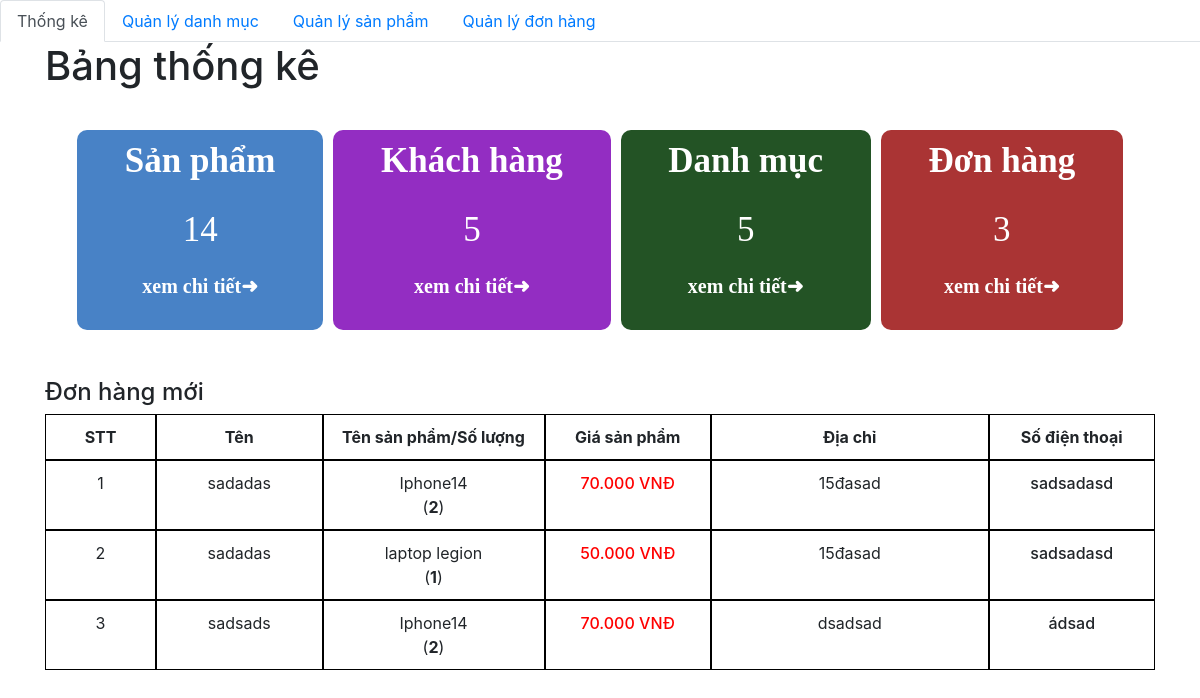
/admin/thongke.php, run on the app's committed database.
### tables this page shows
CREATE TABLE `order_details` (
  `id` int(11) NOT NULL,
  `order_id` int(11) NOT NULL,
  `product_id` int(11) NOT NULL,
  `id_user` int(11) NOT NULL,
  `num` int(11) NOT NULL,
  `price` float NOT NULL,
  `status` varchar(255) NOT NULL
);

CREATE TABLE `orders` (
  `id` int(11) NOT NULL,
  `fullname` varchar(100) NOT NULL,
  `phone_number` varchar(20) NOT NULL,
  `email` varchar(150) NOT NULL,
  `address` varchar(200) NOT NULL,
  `note` varchar(255) DEFAULT NULL,
  `order_date` datetime DEFAULT NULL
);

CREATE TABLE `product` (
  `id` int(11) NOT NULL,
  `title` varchar(200) NOT NULL,
  `price` float NOT NULL,
  `number` float NOT NULL,
  `thumbnail` varchar(500) NOT NULL,
  `content` longtext NOT NULL,
  `id_category` int(11) NOT NULL,
  `created_at` datetime DEFAULT NULL,
  `updated_at` datetime DEFAULT NULL
);

### admin/database/dbhelper.php (called while the page is built, shortened)
<?php
function executeResult($sql)
{
	$con = mysqli_connect(HOST, USERNAME, PASSWORD, DATABASE);
	$result = mysqli_query($con, $sql);
	$data   = [];
	while ($row = mysqli_fetch_array($result, 1)) {
		$data[] = $row;
	}
	return $data;
}

### admin/thongke.php (the view, shortened to what this page needs)
<?php require_once('database/dbhelper.php'); ?>
<!DOCTYPE html>
<html>
<head>
    <link rel="stylesheet" href="https://maxcdn.bootstrapcdn.com/bootstrap/4.4.1/css/bootstrap.min.css">
    <link href="https://cdn.jsdelivr.net/npm/summernote@0.8.18/dist/summernote.min.css" rel="stylesheet">
    <link rel="stylesheet" href="style.css">
</head>
<body>
    <div id="wrapper">
        <header>
            <ul class="nav nav-tabs">
                <li class="nav-item">
                    <a class="nav-link active" href="thongke.php">Thống kê</a>
                </li>
                <li class="nav-item">
                    <a class="nav-link" href="category/quanlydanhmuc.php">Quản lý danh mục</a>
                </li>
                <li class="nav-item">
                    <a class="nav-link" href="product/">Quản lý sản phẩm</a>
                </li>
                <li class="nav-item ">
                    <a class="nav-link " href="quanlygiohang.php">Quản lý đơn hàng</a>
                </li>
            </ul>
        </header>
        <div class="container">
            <main>
                <h1>Bảng thống kê</h1>
                <section class="dashboard">
                    <div class="table">
                        <div class="sp">
                            <p>Sản phẩm</p>
                            <?php
                            $sql = "SELECT * FROM `product`";
                            $conn = mysqli_connect(HOST, USERNAME, PASSWORD, DATABASE);
                            $result = mysqli_query($conn, $sql);
                            echo '<span>' . mysqli_num_rows($result) . '</span>';
                            ?>
                            <p><a href="product/">xem chi tiết➜</a></p>
                        </div>
                        <div class="sp kh">
                            <p>Khách hàng</p>
                            <?php
                            $sql = "SELECT * FROM `user`";
                            $conn = mysqli_connect(HOST, USERNAME, PASSWORD, DATABASE);
                            $result = mysqli_query($conn, $sql);
                            echo '<span>' . mysqli_num_rows($result) . '</span>';
                            ?>
                            <p><a href="quanlygiohang.php">xem chi tiết➜</a></p>
                        </div>
                        <div class="sp dm">
                            <p>Danh mục</p>
                            <?php
                            $sql = "SELECT * FROM `category`";
                            $conn = mysqli_connect(HOST, USERNAME, PASSWORD, DATABASE);
                            $result = mysqli_query($conn, $sql);
                            echo '<span>' . mysqli_num_rows($result) . '</span>';
                            ?>
                            <p><a href="category/quanlydanhmuc.php">xem chi tiết➜</a></p>
                        </div>
                        <div class="sp dh">
                            <p>Đơn hàng</p>
                            <?php
                            $sql = "SELECT * FROM `order_details`";
                            $conn = mysqli_connect(HOST, USERNAME, PASSWORD, DATABASE);
                            $result = mysqli_query($conn, $sql);
                            echo '<span>' . mysqli_num_rows($result) . '</span>';
                            ?>
                            <p><a href="">xem chi tiết➜</a></p>
                        </div>
                    </div>
                </section>
                <section class="new-order">
                    <h4>Đơn hàng mới</h4>
                    <table>
                        <tr class="bold">
                            <td>STT</td>
                            <td>Tên</td>
                            <td>Tên sản phẩm/Số lượng</td>
                            <td>Giá sản phẩm</td>
                            <td>Địa chỉ</td>
                            <td>Số điện thoại</td>
                        </tr>
                        <?php
                            try {
                                if (isset($_GET['page'])) {
                                    $page = $_GET['page'];
                                } else {
                                    $page = 1;
                                }
                                $limit = 10;
                                $start = ($page - 1) * $limit;
                                $sql = "SELECT * from orders, order_details, product
                                where order_details.order_id=orders.id and product.id=order_details.product_id ORDER BY order_date DESC limit $start,$limit ";
                                $order_details_List = executeResult($sql);
                                $count = 0;
                                foreach ($order_details_List as $item) {
                                    echo '
                                        <tr style="text-align: center;">
                                            <td>' . (++$count) . '</td>
                                            <td>' . $item['fullname'] . '</td>
                                            <td>' . $item['title'] . '<br>(<strong>' . $item['num'] . '</strong>)</td>
                                            <td class="b-500 red">' . number_format($item['num'] * $item['price'], 0, ',', '.') . '<span> VNĐ</span></td>
                                            <td>' . $item['address'] . '</td>
                                            <td class="b-500">' . $item['phone_number'] . '</td>
                                        </tr>
                                    ';
                                }
                            } catch (Exception $e) {
                                die("Lỗi thực thi sql: " . $e->getMessage());
                            }
                            ?>
                    </table>
                </section>
            </main>
        </div>
    </div>
</body>
</html>

### admin/style.css (style rules this page uses)
.dashboard .table { padding: 2rem; display: grid; grid-column-gap: 10px; grid-template-columns: auto auto auto auto; }
.dashboard .table .sp { color: white; background-color: #4882c6; padding: 5px; border-radius: 10px; text-align: center; }
.dashboard .table .kh { background-color: #932dc2; }
.dashboard .table .dm { background-color: rgb(35, 83, 37); }
.dashboard .table .dh { background-color: rgb(170, 52, 52); }
.dashboard .table .sp>p { font-size: 35px; text-align: center; font-weight: bold; font-family: "Bebas Neue", cursive; }
.dashboard .table .sp span { text-align: center; font-size: 35px; padding: 2rem 0; font-family: "Bebas Neue", cursive; }
.dashboard .table .sp p>a { text-decoration: none; color: white; font-size: 20px; transition: all 0.3s; }
table { width: 100%; }
table tr { text-align: center; width: 100%; display: grid; grid-template-columns: 10% 15% 20% 15% 25% 15% ; }
table tr.bold { font-weight: bold; }
table tr td { padding: 10px 0; border: 1px solid black; }

### admin/thongke.php (style rules this page uses)
#wrapper { padding-bottom: 5rem; }
.b-500 { font-weight: 500; }
.red { color: red; }

### data on the page
order_details: order.fullname "sadadas", product.title "Iphone14", num "2", $item['num']*$item['price'] "70.000", order.address "15đasad", order.phone_number "sadsadasd"
order_details: order.fullname "sadadas", product.title "laptop legion", num "1", $item['num']*$item['price'] "50.000", order.address "15đasad", order.phone_number "sadsadasd"
order_details: order.fullname "sadsads", product.title "Iphone14", num "2", $item['num']*$item['price'] "70.000", order.address "dsadsad", order.phone_number "ádsad"

### other printed values
mysqli_num_rows($result) "14"
mysqli_num_rows($result) "5"
mysqli_num_rows($result) "3"
